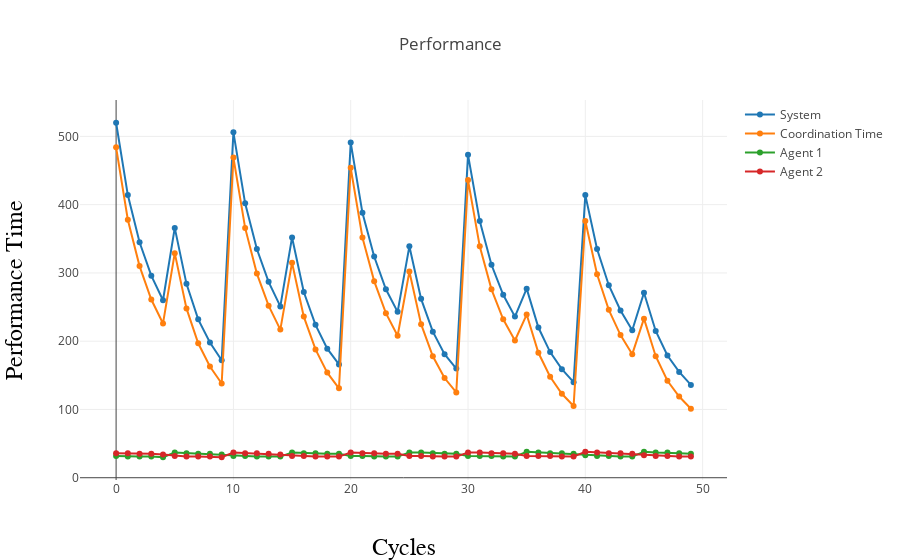

Here is the notebook cell this chart was saved with:
### Markdown cell above
In the second experiment of the original work, task variety is increased.

This results in irregular coordination times, which are associated with the occurence of task switching.

We can observe the same results below.

### Code cell
my_workplace_exp2.plot_performance()

### Figure 1 — Plotly figure (JSON) as saved in the notebook; plotly's stock layout.template omitted (floating-point values rounded to 4 significant figures)
{"data": [{"mode": "lines+markers", "name": "System", "type": "scatter", "uid": "3e12cc4a-9a89-473d-853c-5f6d88ae588b", "x": [0, 1, 2, 3, 4, 5, 6, 7, 8, 9, 10, 11, 12, 13, 14, 15, 16, 17, 18, 19, 20, 21, 22, 23, 24, 25, 26, 27, 28, 29, 30, 31, 32, 33, 34, 35, 36, 37, 38, 39, 40, 41, 42, 43, 44, 45, 46, 47, 48, 49], "y": [520, 414, 345, 296, 260, 366, 284, 232, 198, 172, 506, 402, 335, 287, 251, 352, 272, 224, 189, 166, 491, 388, 324, 276, 243, 339, 262, 214, 181, 160, 473, 376, 312, 268, 236, 277, 220, 184, 159, 140, 414, 335, 282, 245, 216, 271, 215, 179, 155, 136]}, {"mode": "lines+markers", "name": "Coordination Time", "type": "scatter", "uid": "12aaeb7c-b594-4f66-a951-64336fac6f6a", "x": [0, 1, 2, 3, 4, 5, 6, 7, 8, 9, 10, 11, 12, 13, 14, 15, 16, 17, 18, 19, 20, 21, 22, 23, 24, 25, 26, 27, 28, 29, 30, 31, 32, 33, 34, 35, 36, 37, 38, 39, 40, 41, 42, 43, 44, 45, 46, 47, 48, 49], "y": [484, 378, 310, 261, 226, 329, 248, 197, 163, 138, 469, 366, 299, 252, 217, 315, 236, 188, 154, 131, 454, 352, 288, 241, 208, 302, 225, 178, 146, 125, 436, 339, 276, 232, 201, 239, 183, 148, 123, 105, 376, 298, 246, 209, 181, 233, 178, 142, 119, 101]}, {"mode": "lines+markers", "name": "Agent 1", "type": "scatter", "uid": "09e1bf0a-bcbf-49f5-92a6-25f0d3909b51", "x": [0, 1, 2, 3, 4, 5, 6, 7, 8, 9, 10, 11, 12, 13, 14, 15, 16, 17, 18, 19, 20, 21, 22, 23, 24, 25, 26, 27, 28, 29, 30, 31, 32, 33, 34, 35, 36, 37, 38, 39, 40, 41, 42, 43, 44, 45, 46, 47, 48, 49], "y": [32, 31, 31, 31, 30, 37, 36, 35, 35, 34, 32, 32, 31, 31, 31, 37, 36, 36, 35, 35, 32, 32, 31, 31, 31, 37, 37, 36, 35, 35, 32, 32, 32, 31, 31, 38, 37, 36, 36, 35, 33, 32, 32, 31, 31, 38, 37, 37, 36, 35]}, {"mode": "lines+markers", "name": "Agent 2", "type": "scatter", "uid": "c0ef07d2-0679-44b6-a212-4fb62a22cee4", "x": [0, 1, 2, 3, 4, 5, 6, 7, 8, 9, 10, 11, 12, 13, 14, 15, 16, 17, 18, 19, 20, 21, 22, 23, 24, 25, 26, 27, 28, 29, 30, 31, 32, 33, 34, 35, 36, 37, 38, 39, 40, 41, 42, 43, 44, 45, 46, 47, 48, 49], "y": [36, 36, 35, 35, 34, 32, 31, 31, 31, 30, 37, 36, 36, 35, 34, 32, 32, 31, 31, 31, 37, 36, 36, 35, 35, 32, 32, 31, 31, 31, 37, 37, 36, 36, 35, 32, 32, 32, 31, 31, 38, 37, 36, 36, 35, 33, 32, 32, 31, 31]}], "layout": {"title": "Performance", "xaxis": {"title": "Cycles", "titlefont": {"color": "black", "family": "Arial, sans-serif", "size": 24}}, "yaxis": {"title": "Performance Time", "titlefont": {"color": "black", "family": "Arial, sans-serif", "size": 24}}}}
